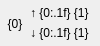
<?xml version="1.0" encoding="UTF-8"?>
<ui version="4.0">
 <class>center</class>
 <widget class="QWidget" name="center">
  <property name="geometry">
   <rect>
    <x>0</x>
    <y>0</y>
    <width>100</width>
    <height>46</height>
   </rect>
  </property>
  <property name="cursor">
   <cursorShape>PointingHandCursor</cursorShape>
  </property>
  <property name="windowTitle">
   <string>Form</string>
  </property>
  <property name="toolTip">
   <string>行動是治癒恐懼的良藥，而猶豫、拖延將不斷滋養恐懼</string>
  </property>
  <layout class="QHBoxLayout" name="horizontalLayout">
   <property name="spacing">
    <number>0</number>
   </property>
   <property name="leftMargin">
    <number>0</number>
   </property>
   <property name="topMargin">
    <number>0</number>
   </property>
   <property name="rightMargin">
    <number>0</number>
   </property>
   <property name="bottomMargin">
    <number>0</number>
   </property>
   <item>
    <widget class="QLabel" name="memUse">
     <property name="minimumSize">
      <size>
       <width>30</width>
       <height>0</height>
      </size>
     </property>
     <property name="maximumSize">
      <size>
       <width>30</width>
       <height>16777215</height>
      </size>
     </property>
     <property name="cursor">
      <cursorShape>PointingHandCursor</cursorShape>
     </property>
     <property name="styleSheet">
      <string notr="true">padding-top: 2px;</string>
     </property>
     <property name="text">
      <string>{0}</string>
     </property>
     <property name="alignment">
      <set>Qt::AlignCenter</set>
     </property>
    </widget>
   </item>
   <item>
    <layout class="QVBoxLayout" name="verticalLayout">
     <property name="spacing">
      <number>0</number>
     </property>
     <property name="topMargin">
      <number>3</number>
     </property>
     <property name="bottomMargin">
      <number>3</number>
     </property>
     <item>
      <widget class="QLabel" name="netUp">
       <property name="minimumSize">
        <size>
         <width>65</width>
         <height>0</height>
        </size>
       </property>
       <property name="cursor">
        <cursorShape>PointingHandCursor</cursorShape>
       </property>
       <property name="text">
        <string>↑ {0:.1f} {1}</string>
       </property>
      </widget>
     </item>
     <item>
      <widget class="QLabel" name="netDown">
       <property name="minimumSize">
        <size>
         <width>65</width>
         <height>0</height>
        </size>
       </property>
       <property name="cursor">
        <cursorShape>PointingHandCursor</cursorShape>
       </property>
       <property name="text">
        <string>↓ {0:.1f} {1}</string>
       </property>
      </widget>
     </item>
    </layout>
   </item>
  </layout>
 </widget>
 <resources/>
 <connections/>
</ui>
